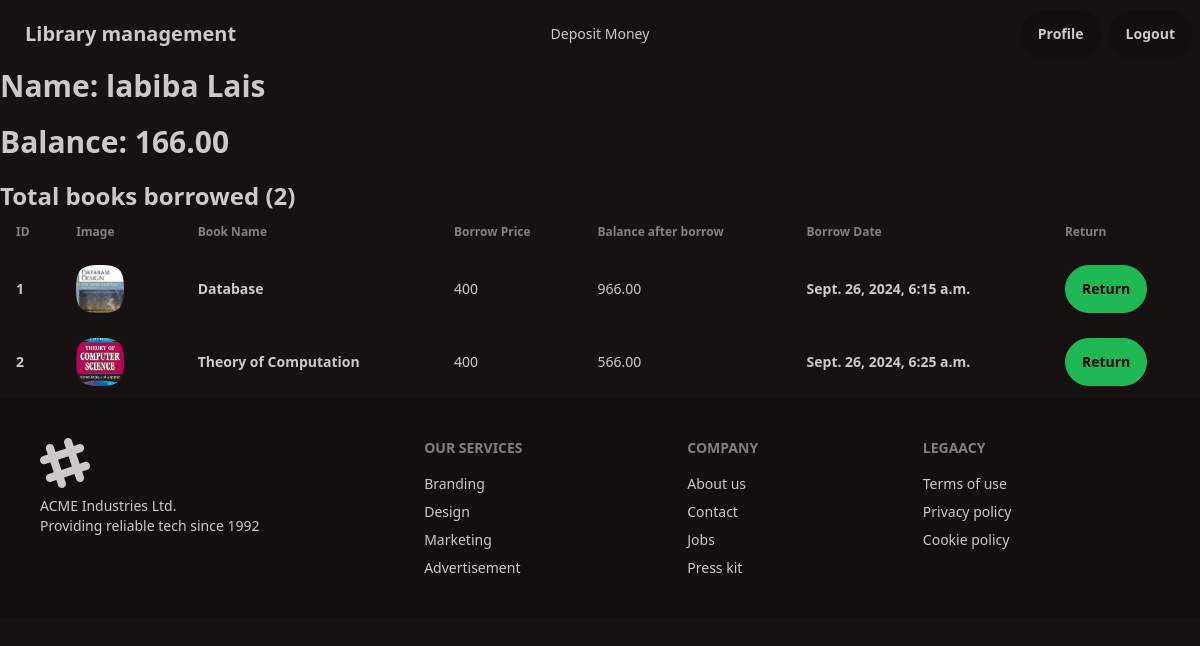
Page /user/profile/ (signed in) on the committed database.
### accounts/models.py (models this page shows, shortened)
class Account(models.Model):
    user = models.OneToOneField(User, on_delete=models.CASCADE, related_name='account')
    balance = models.DecimalField(default=500, max_digits=12, decimal_places=2)
    birth_day = models.DateField(null=True, blank=True)

### borrow_books/models.py (models this page shows, shortened)
class Borrow(models.Model):
    user = models.ForeignKey(User, on_delete=models.CASCADE, related_name='borrows')
    book = models.ForeignKey(Book, on_delete=models.CASCADE, related_name='borrows')
    created_on = models.DateTimeField(auto_now_add=True)
    is_returned = models.BooleanField(default=False)
    balance_after_borrow = models.DecimalField(max_digits=12, decimal_places=2)

### books/models.py (models this page shows, shortened)
class Book(models.Model):
    title = models.CharField(max_length=100)
    description = models.TextField()
    category = models.ForeignKey(Category, on_delete=models.CASCADE, related_name='books', default=False)
    price = models.DecimalField(max_digits=12, decimal_places=0)
    image = models.ImageField(upload_to='books/media/uploads/', null=True, blank=True)
    quantity = models.IntegerField(default=0)

### accounts/views.py (the view)
# urls.py: path('profile/', views.UserProfileView.as_view(), name='profile'),
@method_decorator(login_required, name='dispatch')
class UserProfileView(TemplateView):
    template_name = 'accounts/profile.html'
    def get_context_data(self, **kwargs):
        context = super().get_context_data(**kwargs)
        borrow_list = Borrow.objects.filter(user=self.request.user)
        context["borrow_list"] = borrow_list
        return context

### accounts/templates/accounts/profile.html (shortened to what this page needs)
{% extends "core/base.html" %}
{% block body %}
<section>
    <div class='flex justify-start flex-col w-full'>
        <h1 class='font-bold text-3xl pb-5'>
            Name: {{user.first_name}} {{user.last_name}}
        </h1>
    <h1 class='font-bold text-3xl pb-5 '>
            Balance: {{user.account.balance}}
        </h1>
    </div>
    <h2 class='text-2xl font-semibold'>
        Total books borrowed ({{borrow_list|length}})
    </h2>
    <div class="overflow-x-auto">
        <table class="table">
          <thead>
            <tr>
            <th>ID</th>
            <th>Image</th>
            <th>Book Name</th>
            <th>Borrow Price</th>
            <th>Balance after borrow</th>
            <th>Borrow Date</th>
            <th>Return</th>
            </tr>
          </thead>
          <tbody>
            {% for borrow in borrow_list %}
            <tr>
              <th>
                <label>
                    {{borrow.id}}
                </label>
              </th>
              <td>
                <div class="flex items-center gap-3">
                  <div class="avatar">
                    <div class="mask mask-squircle w-12 h-12">
                      <img src="{{borrow.book.image.url}}" alt="Avatar Tailwind CSS Component" />
                    </div>
                  </div>
                </div>
              </td>
              <td>
                <div class="font-bold">{{borrow.book.title}}</div>
              </td>
              <td>
                {{borrow.book.price}}
              </td>
              <td>{{borrow.balance_after_borrow}}</td>
              <th>
                {{borrow.created_on}}
              </th>
              <th>
                {% if borrow.is_returned %}
                RETURNED
                {% else %}
                <form action='{% url "return_book" borrow.id %}' method='post'>
                    <button type="submit" class="btn btn-primary">Return</button>
                </form>
                {% endif %}
              </th>
            </tr>
            {% endfor %}
          </tbody>
        </table>
      </div>
</section>
{% endblock  %}

### rows in the picture
Borrow: id "1", book.image (picture), book "Database", book.price "400", balance_after_borrow "966.00", created_on "Sept. 26, 2024, 6:15 a.m.", is_returned "Return"
Borrow: id "2", book.image (picture), book "Theory of Computation", book.price "400", balance_after_borrow "566.00", created_on "Sept. 26, 2024, 6:25 a.m.", is_returned "Return"

### other values in the picture
{{ user.first_name }} "labiba"
{{ user.last_name }} "Lais"
{{ user.account.balance }} "166.00"
{{ borrow_list|length }} "2"
